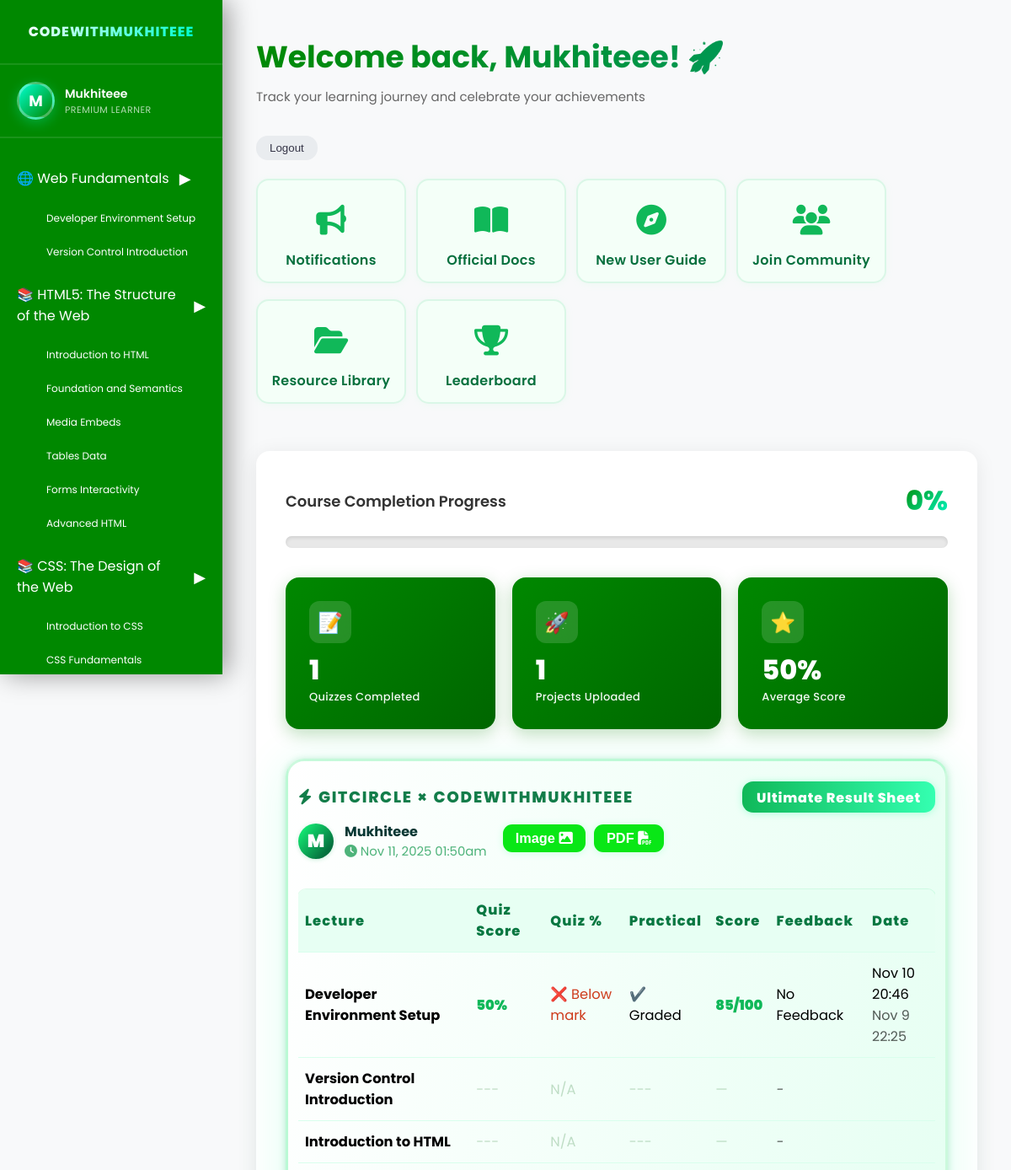
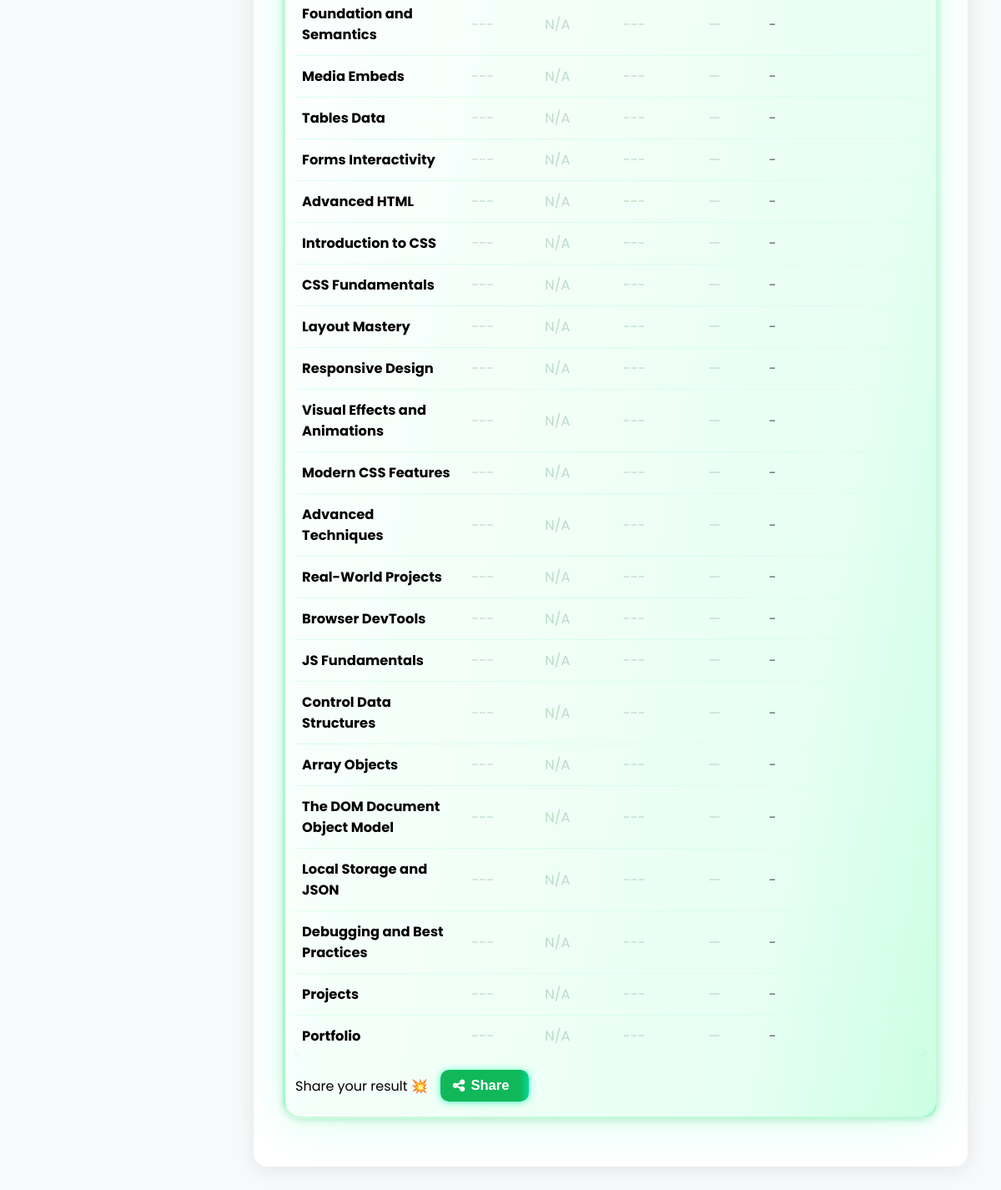
/pages/dashboard.php (signed in), run on the app's committed database (2 pictures, top to bottom).
### tables this page shows
CREATE TABLE `sections` (
  `id` int(11) NOT NULL,
  `title` varchar(100) NOT NULL,
  `sequence` int(11) NOT NULL
);

CREATE TABLE `lectures` (
  `id` int(11) NOT NULL,
  `section_id` int(11) NOT NULL,
  `title` varchar(100) NOT NULL,
  `description` text DEFAULT NULL,
  `sequence` int(11) NOT NULL,
  `has_quiz` tinyint(1) DEFAULT 1,
  `has_practical` tinyint(1) DEFAULT 0
);

CREATE TABLE `quiz_submissions` (
  `user_id` int(11) NOT NULL,
  `lecture_id` int(11) NOT NULL,
  `submission_time` datetime DEFAULT current_timestamp(),
  `answers` text NOT NULL,
  `score` int(11) DEFAULT 0,
  `id` int(11) NOT NULL
);

CREATE TABLE `practical_submissions` (
  `id` int(11) NOT NULL,
  `user_id` int(11) NOT NULL,
  `lecture_id` int(11) NOT NULL,
  `github_link` varchar(255) NOT NULL,
  `submitted_at` datetime DEFAULT current_timestamp(),
  `scored` tinyint(1) DEFAULT 0,
  `score` int(11) DEFAULT NULL,
  `feedback` text DEFAULT NULL
);

### pages/dashboard.php (the view, shortened to what this page needs)
<?php
require_once '../backend/config.php';
$user_id = $_SESSION['user_id'];
$name = $_SESSION['name'];
$q = $conn->query("SELECT COUNT(*) AS completed FROM quiz_submissions WHERE user_id=$user_id");
$quiz_completed = $q->fetch_assoc()['completed'] ?? 0;
$p = $conn->query("SELECT COUNT(*) AS uploaded FROM practical_submissions WHERE user_id=$user_id");
$proj_uploaded = $p->fetch_assoc()['uploaded'] ?? 0;
$s = $conn->query("SELECT AVG(score) AS avg_score FROM quiz_submissions WHERE user_id=$user_id");
$avg_score = round($s->fetch_assoc()['avg_score'] ?? 0);
?>
<!DOCTYPE html>
<html lang="en">
<head>
    <link rel="stylesheet" href="../styles/dashboard.css">
</head>
<body>
    <div class="dashboard">
        <aside class="sidebar" id="sidebar">
            <div class="logo-section">
                <div class="logo">
                    <h1>CodeWithMukhiteee</h1>
                </div>
            </div>
            <div class="user-profile">
                <div class="user-avatar" id="userAvatar"><?php echo strtoupper(substr($name, 0, 1));?></div>
                <div class="user-info">
                    <div class="user-name" id="userName"><?php echo $name;?></div>
                    <div class="user-role">Premium Learner</div>
                </div>
            </div>
            <nav class="course-nav" id="courseNav">
                <div id="courseModules">
<?php
$section_icons = [
    'Web Fundamentals' => '🌐',
    'HTML5 – The Structure of the Web' => '📄',
    'CSS – The Design of the Web' => '🎨',
    'JavaScript Basics – Logic and Interactivity' => '⚡',
    'Integrating Skills' => '🛠️'
];
$sections_sql = "SELECT id, title FROM sections ORDER BY sequence";
$sections_res = $conn->query($sections_sql);
$moduleIndex = 0;
while ($section = $sections_res->fetch_assoc()) {
    $icon = $section_icons[$section['title']] ?? '📚';
    $lectures_sql = "SELECT id, title FROM lectures WHERE section_id = {$section['id']} ORDER BY sequence";
    $lectures_res = $conn->query($lectures_sql);
    echo '<div class="module">';
    echo '  <div class="module-header">';
    echo '    <span>' . $icon . ' ' . htmlspecialchars($section['title']) . '</span>';
    echo '    <span class="module-icon">▶</span>';
    echo '  </div>';
    echo '  <div class="module-sections">';
    $sectionIndex = 0;
    while ($lecture = $lectures_res->fetch_assoc()) {
        echo '    <a href="lecture.php?id=' .(int)$lecture['id'].'" style="text-decoration: none; color: white;" class="section-item" data-module="' . $moduleIndex . '" data-section="' . $sectionIndex . '">' .
              htmlspecialchars($lecture['title']) .
              '</a>';
        $sectionIndex++;
    }
    echo '  </div>';
    echo '</div>';
    $moduleIndex++;
}
?>
</div>
            </nav>
        </aside>
        <main class="main-content">
            <div class="welcome-header">
                <h1 class="welcome-title">Welcome back, <span id="welcomeName"><?php echo $name;?></span>! 🚀</h1>
                <p class="welcome-subtitle">Track your learning journey and celebrate your achievements</p>
            </div>
    <div class="right-panel" style="
    display: flex;
    align-items: center;
    gap: 14px;">
        <form action="logout.php" method="POST"><button class="logout-btn" style="
    background: #e9ecef;
    border: none;
    color: #353547;
    padding: 7px 16px;
    border-radius: 14px;
    cursor:pointer;
    font-weight: 500;">Logout</button></form>
    </div>
<link rel="stylesheet" href="https://cdnjs.cloudflare.com/ajax/libs/font-awesome/6.4.0/css/all.min.css">
<div class="quick-links-panel">
  <div class="quick-link-card" onclick="window.open('notifications.php')">
    <div class="ql-icon"><i class="fas fa-bullhorn"></i></div>
    <div class="ql-label">Notifications</div>
  </div>
  <div class="quick-link-card" onclick="window.open('https://yourdocslink.com','_blank')">
    <div class="ql-icon"><i class="fas fa-book-open"></i></div>
    <div class="ql-label">Official Docs</div>
  </div>
  <div class="quick-link-card" onclick="window.open('https://yournewuserguide.com','_blank')">
    <div class="ql-icon"><i class="fas fa-compass"></i></div>
    <div class="ql-label">New User Guide</div>
  </div>
  <div class="quick-link-card" onclick="window.open('https://yourcommunityinvite.com','_blank')">
    <div class="ql-icon"><i class="fas fa-users"></i></div>
    <div class="ql-label">Join Community</div>
  </div>
  <div class="quick-link-card" onclick="window.open('https://yourresourcepage.com','_blank')">
    <div class="ql-icon"><i class="fas fa-folder-open"></i></div>
    <div class="ql-label">Resource Library</div>
  </div>
  <div class="quick-link-card" onclick="window.open('https://yourleaderboard.com','_blank')">
    <div class="ql-icon"><i class="fas fa-trophy"></i></div>
    <div class="ql-label">Leaderboard</div>
  </div>
</div>
<br><br>
            <div class="analytics-panel">
                <div class="progress-section">
                    <div class="progress-header">
                        <h3 class="progress-label">Course Completion Progress</h3>
                        <span class="progress-percentage" id="overallProgress">0%</span>
                    </div>
                    <div class="progress-bar-container">
                    </div>
                </div>
                <div class="stats-grid">
                    <div class="stat-card">
    <div class="stat-icon">📝</div>
    <div class="stat-value"><?php echo "$quiz_completed"; ?></div>
    <div class="stat-label">Quizzes Completed</div>
</div>
<div class="stat-card">
    <div class="stat-icon">🚀</div>
    <div class="stat-value"><?php echo "$proj_uploaded"; ?></div>
    <div class="stat-label">Projects Uploaded</div>
</div>
<div class="stat-card">
    <div class="stat-icon">⭐</div>
    <div class="stat-value"><?php echo $avg_score . "%"; ?></div>
    <div class="stat-label">Average Score</div>
</div>
                </div>
<link rel="stylesheet" href="https://cdnjs.cloudflare.com/ajax/libs/font-awesome/6.4.0/css/all.min.css">
<div class="crazy-result-card" id="resultSummaryCard">
  <div class="crc-header">
    <span class="crc-brand"><i class="fas fa-bolt"></i> GitCircle <span>&times;</span> CodeWithMukhiteee</span>
    <span class="crc-badge">Ultimate Result Sheet</span>
  </div>
  <div class="crc-user">
    <span class="crc-user-avatar"><?= strtoupper(substr($_SESSION['name'] ?? 'M',0,1)) ?></span>
    <div>
      <div class="crc-user-name"><?= htmlspecialchars($_SESSION['name'] ?? 'Student') ?></div>
      <div class="crc-stats-time"><i class="fas fa-clock"></i> <?= date('M j, Y h:ia') ?></div>
    </div>
    <div>
      <button class="crc-download" style="margin-bottom:6px;" onclick="downloadCardAsImage()">Image <i class="fas fa-image"></i></button>
      <button class="crc-download" onclick="downloadCardAsPDF()">PDF <i class="fas fa-file-pdf"></i></button>
    </div>
  </div>
  <div class="crc-table-wrap">
    <table class="crc-table">
      <thead>
        <tr>
          <th>Lecture</th>
          <th>Quiz Score</th>
          <th>Quiz %</th>
          <th>Practical</th>
          <th>Score</th>
          <th>Feedback</th>
          <th>Date</th>
        </tr>
      </thead>
      <tbody>
        <?php
        $lectures = $conn->query("SELECT id, title FROM lectures ORDER BY id");
        while ($lec = $lectures->fetch_assoc()):
          $quiz = $conn->query("SELECT score, submission_time FROM quiz_submissions WHERE user_id=$user_id AND lecture_id={$lec['id']} ORDER BY id DESC LIMIT 1")->fetch_assoc();
          $prac = $conn->query("SELECT scored, score, feedback, submitted_at FROM practical_submissions WHERE user_id=$user_id AND lecture_id={$lec['id']} ORDER BY id DESC LIMIT 1")->fetch_assoc();
          ?>
          <tr>
            <td><b><?= htmlspecialchars($lec['title']) ?></b></td>
            <td>
              <?php if($quiz): ?>
                <span class="crc-quizscore"><?= $quiz['score'] ?>%</span>
              <?php else: ?>
                <span class="crc-badgestatus">---</span>
              <?php endif; ?>
            </td>
            <td>
              <?php if($quiz && $quiz['score'] >= 70): ?>
                <span class="crc-pass">✅ Pass</span>
              <?php elseif($quiz): ?>
                <span class="crc-fail">❌ Below mark</span>
              <?php else: ?>
                <span class="crc-badgestatus">N/A</span>
              <?php endif; ?>
            </td>
            <td>
              <?php if($prac): ?>
                <?= $prac['scored'] ? '✔️ Graded' : '⏳ Pending' ?>
              <?php else: ?>
                <span class="crc-badgestatus">---</span>
              <?php endif; ?>
            </td>
            <td>
              <?= ($prac && $prac['scored']) ? ("<span class='crc-pracscore'>{$prac['score']}/100</span>") : '<span class="crc-badgestatus">—</span>' ?>
            </td>
            <td>
              <?= (!empty($prac['feedback'])) ? nl2br(htmlspecialchars($prac['feedback'])) : '<i class="crc-muted">-</i>' ?>
            </td>
            <td>
              <?php
                echo $quiz ? date('M j H:i', strtotime($quiz['submission_time'])) : '';
                if($prac && $prac['submitted_at']) echo "<br><span class='crc-muted'>" . date('M j H:i', strtotime($prac['submitted_at'])) . "</span>";
              ?>
            </td>
          </tr>
        <?php endwhile; ?>
      </tbody>
    </table>
  </div>
  <div class="crc-share">
    <span>Share your result 💥</span>
    <button onclick="shareResults()" class="crc-share-btn"><i class="fas fa-share-alt"></i> Share</button>
  </div>
</div>

### pages/dashboard.php (style rules this page uses)
.quick-links-panel { display: flex; flex-wrap: wrap; gap: 19px 12px; margin: 22px 0 6px; justify-content: flex-start; }
.quick-link-card { background: #f4fff8; border-radius: 15px; box-shadow: 0 1px 9px #b0ffc822; padding: 21px 12px 13px 12px; min-width: 108px; flex: 1 0 42%; max-width: 178px; display: flex; flex-direction: column; align-items: center; cursor: pointer; transition: box-shadow .18s, background .15s; border: 2.5px solid #10b8591c; text-align: center; }
.ql-icon { font-size: 2.23em; color: #10b859; margin-bottom: 8px; }
.ql-label { font-size: 1em; color: #07703e; font-weight: 600; word-break: break-word; letter-spacing:.02em; }
.crazy-result-card { background: linear-gradient(100deg,#fff,#e7fff3 78%,#cbffe3 100%); border-radius: 22px; box-shadow: 0 8px 54px #1effa026, 0 1px 9px #0fae5742; padding: 24px 12px 18px 12px; margin: 27px 0 22px; font-family:'Poppins','Segoe UI',sans-serif; overflow-x: auto; border: 3px solid #07e05a33; }
.crc-header { display:flex;justify-content:space-between;align-items:center;margin-bottom:8px; }
.crc-brand { font-size:1.16em;font-weight:800;color:#137d4a;letter-spacing:1.7px; text-transform:uppercase;display:inline-flex;gap:6px;align-items:center; }
.crc-badge { background:linear-gradient(90deg,#10b859,#34ffb1); color:#fff;padding:7px 17px 5px 17px;border-radius:13px;font-size: 1em; font-weight:800;box-shadow:0 1px 9px #44ffb060;letter-spacing:.05em; }
.crc-user { display:flex;align-items:center;gap:13px;margin:10px 0 19px 0; }
.crc-user-avatar { background:linear-gradient(130deg,#16ff7c,#05703e 80%); width:42px;height:42px;border-radius:50%;color:#fff; font-size:1.35em;display:flex;align-items:center;justify-content:center;font-weight:900; box-shadow:0 1px 5px #0fae5737; }
.crc-user-name { font-weight:700;color:#073733; }
.crc-stats-time { font-size:.93em;color:#4eb37a; }
.crc-download { background:#09e716; color:#fff;font-weight:700;border-radius:11px;padding:7px 15px;font-size:1.02em;border:none;box-shadow:0 1px 9px #cbffe3;cursor:pointer; transition:.14s;margin-left:6px; }
.crc-table-wrap { overflow-x:auto; }
.crc-table { width:100%;margin-top:15px;border-collapse:collapse; font-size:1.02em;box-shadow:0 0 0 1px #16e07322; border-radius:9px;overflow:hidden;min-width:640px; }
.crc-table th,.crc-table td { padding:12px 8px;border-bottom:1.5px solid #d9ffed;text-align:left; }
.crc-table th { background:#e7fff3;color:#087741;font-weight:800;letter-spacing:1.1px; }
.crc-table tr:last-child td { border-bottom:none; }
.crc-pracscore,.crc-quizscore { color:#10b859;font-weight:900; }
.crc-fail { color:#ce3b1c; }
.crc-badgestatus { opacity:.5;color:#8abb91; }
.crc-muted { opacity:.65;font-size:.98em; }
.crc-share { display:flex;align-items:center;margin-top:16px;gap:15px; }
.crc-share-btn { background:linear-gradient(90deg,#10b859 90%,#03d89e); color:#fff;font-weight:800;border-radius:10px;padding:9px 23px 9px 15px;font-size:1.04em;border:none;box-shadow:0 1px 9px #4cffc7;cursor:pointer;transition:.11s;display:inline-flex;gap:7px; align-items:center; }

### data on the page
sections: title "🌐", title "Web Fundamentals"
lectures: title "Developer Environment Setup", quiz_submissions.score "50", shows "❌ Below mark", shows "✔️ Graded", practical_submissions.score "85", practical_submissions.feedback "No Feedback", quiz_submissions.submission_time "Nov 10 20:46", practical_submissions.submitted_at "Nov 9 22:25"
lectures: title "Version Control Introduction", shows "N/A"
sections: title "📚", title "HTML5: The Structure of the Web"
lectures: title "Introduction to HTML", shows "N/A"
lectures: title "Foundation and Semantics", shows "N/A"
lectures: title "Media Embeds", shows "N/A"
lectures: title "Tables Data", shows "N/A"
lectures: title "Forms Interactivity", shows "N/A"
lectures: title "Advanced HTML", shows "N/A"
sections: title "📚", title "CSS: The Design of the Web"
lectures: title "Introduction to CSS", shows "N/A"
lectures: title "CSS Fundamentals", shows "N/A"
lectures: title "Layout Mastery", shows "N/A"
lectures: title "Responsive Design", shows "N/A"
lectures: title "Visual Effects and Animations", shows "N/A"
lectures: title "Modern CSS Features", shows "N/A"
lectures: title "Advanced Techniques", shows "N/A"
lectures: title "Real-World Projects", shows "N/A"
lectures: title "Browser DevTools", shows "N/A"
lectures: title "JS Fundamentals", shows "N/A"
lectures: title "Control Data Structures", shows "N/A"
lectures: title "Array Objects", shows "N/A"
lectures: title "The DOM Document Object Model", shows "N/A"
lectures: title "Local Storage and JSON", shows "N/A"
lectures: title "Debugging and Best Practices", shows "N/A"
lectures: title "Projects", shows "N/A"
lectures: title "Portfolio", shows "N/A"

### other printed values
substr($name, 0, 1) "M"
$name "Mukhiteee"
$quiz_completed "1"
$proj_uploaded "1"
$avg_score "50"
substr($_SESSION['name'] ?? 'M',0,1) "M"
$_SESSION['name'] "Mukhiteee"
